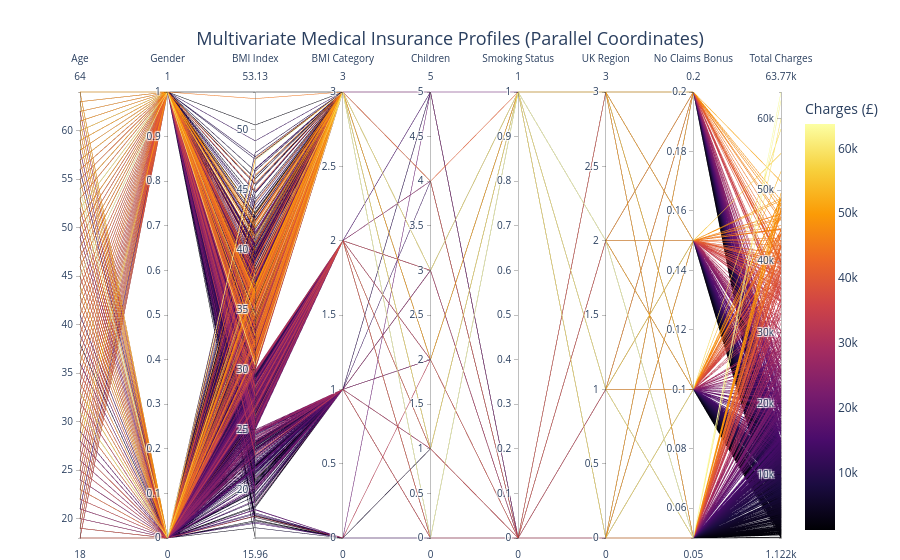

Notebook source saved alongside this figure:
### Code cell
import numpy as np
import plotly.express as px

# 1. Prepare numerical encoding for categorical columns
df_para = df_clean.copy()
df_para["smoker_code"] = df_para["smoker"].map({"yes": 1, "no": 0})
df_para["gender_code"] = df_para["gender"].map({"male": 1, "female": 0})

# Extracted categories dynamically
region_cats = df_para["region"].astype("category").cat.categories
df_para["region_code"] = df_para["region"].astype("category").cat.codes
bmi_cats = df_para["bmi_category"].cat.categories
df_para["bmi_category_code"] = df_para["bmi_category"].cat.codes

# 2. Build the Parallel Coordinates Plot
fig_parallel = px.parallel_coordinates(
    df_para,
    dimensions=[
        "age",
        "gender_code",
        "bmi",
        "bmi_category_code",
        "children",
        "smoker_code",
        "region_code",
        "NoClaimsBonus",
        "charges",
    ],
    color="charges",
    color_continuous_scale=px.colors.sequential.Inferno,
    title="Multivariate Medical Insurance Profiles (Parallel Coordinates)",
    labels={
        "age": "Age",
        "gender_code": "Gender",
        "bmi": "BMI Index",
        "bmi_category_code": "BMI Category",
        "children": "Children",
        "smoker_code": "Smoking Status",
        "region_code": "UK Region",
        "NoClaimsBonus": "No Claims Bonus",
        "charges": "Total Charges",
    },
)

# 3. Clean and clear tick customisation mapping
# The numeric coordinates [0, 1] have been added to the dictionary keys below
axis_labels_map = {
    "gender_code": {"tickvals": [0, 1], "ticktext": ["Female", "Male"]},
    "smoker_code": {"tickvals": [0, 1], "ticktext": ["Non-Smoker", "Smoker"]},
    "region_code": {
        "tickvals": list(range(len(region_cats))),
        "ticktext": list(region_cats),
    },
    "bmi_category_code": {
        "tickvals": list(range(len(bmi_cats))),
        "ticktext": list(bmi_cats),
    },
}

# Loop dynamically through dimensions using 'dim.name'
for dim in fig_parallel.data[0].dimensions:
    if dim.name in axis_labels_map:
        dim.update(axis_labels_map[dim.name])

# Fading unselected lines makes highlighted/brushed high-charge profiles stand out.
fig_parallel.update_traces(unselected=dict(line=dict(opacity=0.05)))
fig_parallel.update_layout(
    title=dict(
        text="Multivariate Medical Insurance Profiles (Parallel Coordinates)",
        x=0.5,
        xanchor="center",
        font=dict(size=18),
    ),
    coloraxis_colorbar=dict(title="Charges (£)"),
    font=dict(size=12),
    margin=dict(l=80, r=80, t=90, b=20),
)
fig_parallel.show()

### Figure 1 — Plotly figure (JSON) as saved in the notebook; plotly's stock layout.template omitted (floating-point values rounded to 4 significant figures; data arrays with more than 128 entries replaced by an {"elided": "..."} marker saying what was removed)
{"data": [{"dimensions": [{"label": "Age", "values": {"elided": "1338 int values"}}, {"label": "Gender", "values": {"elided": "1338 int values"}}, {"label": "BMI Index", "values": {"elided": "1338 float values"}}, {"label": "BMI Category", "values": {"elided": "1338 int values"}}, {"label": "Children", "values": {"elided": "1338 float values"}}, {"label": "Smoking Status", "values": {"elided": "1338 int values"}}, {"label": "UK Region", "values": {"elided": "1338 int values"}}, {"label": "No Claims Bonus", "values": {"elided": "1338 float values"}}, {"label": "Total Charges", "values": {"elided": "1338 float values"}}], "domain": {"x": [0, 1], "y": [0, 1]}, "line": {"color": {"elided": "1338 float values"}, "coloraxis": "coloraxis"}, "name": "", "type": "parcoords", "unselected": {"line": {"opacity": 0.05}}}], "layout": {"coloraxis": {"colorbar": {"title": {"text": "Charges (£)"}}, "colorscale": [[0, "#000004"], [0.1111, "#1b0c41"], [0.2222, "#4a0c6b"], [0.3333, "#781c6d"], [0.4444, "#a52c60"], [0.5556, "#cf4446"], [0.6667, "#ed6925"], [0.7778, "#fb9b06"], [0.8889, "#f7d13d"], [1, "#fcffa4"]]}, "font": {"size": 12}, "legend": {"tracegroupgap": 0}, "margin": {"b": 20, "l": 80, "r": 80, "t": 90}, "title": {"font": {"size": 18}, "text": "Multivariate Medical Insurance Profiles (Parallel Coordinates)", "x": 0.5, "xanchor": "center"}}}
